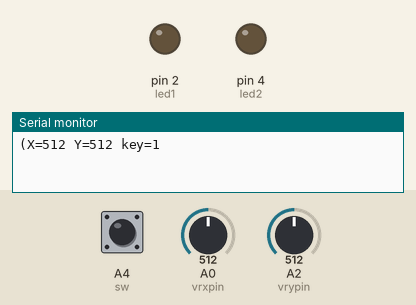
Simulated run of this sketch. Board: Arduino Uno, built with avr-gcc and run on an emulated ATmega328P. Shown: output pins drawn as LEDs (lit = HIGH), the last lines printed to the serial monitor. Inputs (shaded band) come from the test bench; at power-on: A0 (vrxpin) = 512, A2 (vrypin) = 512, A4 (sw) HIGH.

Above: at 0.1 s.
At 1.2 s:
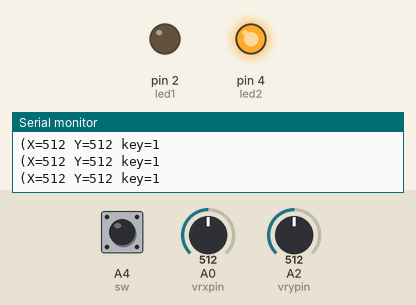
1.3 s: A0 (vrxpin) set to 16
2.8 s: A0 (vrxpin) set to 12
At 3.5 s:
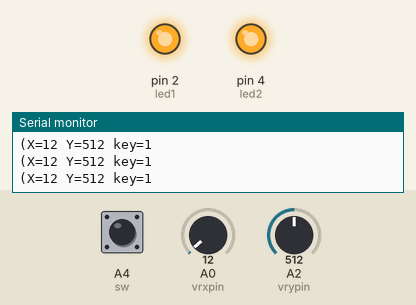
Timing chart, 0 to 5.8 s (numbered marks = the images above; inputs shaded):
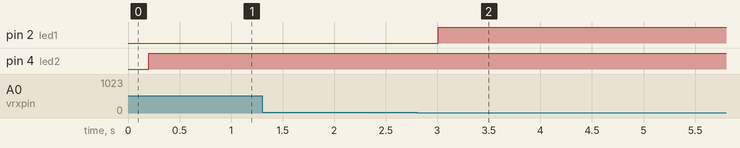

Measured:
- the behaviour switches between 15 and 14 on A0 (vrxpin) (found by bisection; images 1 and 2)
- after the input at 2.8 s, pin 2 (led1): LOW → HIGH after 0.21 s

The sketch:

joystick.ino
```cpp
int vrx = 0;
int vry = 0;

const int led1 = 2;
const int led2 = 4;
const int vrxpin = A0;
const int vrypin = A2;
const int sw = A4;

void setup() {
  Serial.begin(9600);

  pinMode(led1, OUTPUT);
  pinMode(led2, OUTPUT);
  pinMode(sw, INPUT);

}

void loop() {
  boolean key = digitalRead(sw);
  vrx = analogRead(vrxpin);
  vry = analogRead(vrypin);

 /* vrx = analogRead(vrxpin);
  vry = analogRead(vrypin);*/

  Serial.print("(X=");
  Serial.print(vrx);
  Serial.print(" Y=");
  Serial.print(vry);
  Serial.print(" key=");
  Serial.println(key);

  delay(200);

  if (vrx < 15) {
    digitalWrite(led1, HIGH);
  } else if (vry > 90) {
    digitalWrite(led2, HIGH);
  } else if (key == 0) {
    digitalWrite(led1, HIGH);
    digitalWrite(led2, HIGH);
  } else {
    digitalWrite(led1, LOW);
    digitalWrite(led2, LOW);
  }
}
```
